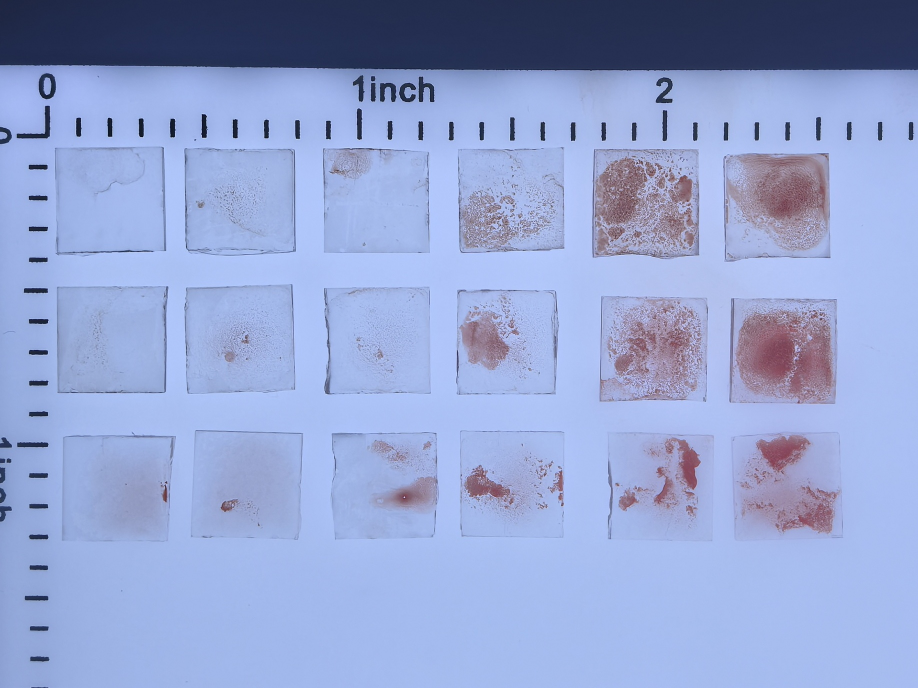
#> input picture input/3192339c345b5fc6626cf48846d5051b.JPG, 1835 x 1375 px (shown at 1/2 size)
$ python app_standalone.py input/3192339c345b5fc6626cf48846d5051b.JPG
#> lines starting #> are read from the running program, lines starting #| are printed output that depends on the picture; after the words box and inside, x2 and y2 are one past the last pixel; in counts of white or black regions, pixels touching at a corner belong together
### analysis_service.py
"""UI-independent single-image analysis and publication pipeline."""

from __future__ import annotations

import csv
import hashlib
import json
import os
import re
import shutil
import tempfile
import threading
import uuid
import zipfile
from dataclasses import dataclass
from pathlib import Path
from typing import Any, TypeAlias

import cv2
import numpy as np

from grid_detector import DetectionError, GridDetection, detect_inner_squares


BBox: TypeAlias = tuple[int, int, int, int]
CellResult: TypeAlias = dict[str, Any]
MIN_FINAL_CROP_SIDE = 32
NO_CLOT_BLUE_RGB = (63, 120, 181)
LIGHT_RED_RGB = (246, 210, 207)
MEDIUM_RED_RGB = (212, 95, 98)
DEEP_RED_RGB = (126, 16, 36)
PALETTE_VERSION = "publication-blue-red-v1"
SUPPORTED_IMAGE_SUFFIXES = {".png", ".jpg", ".jpeg", ".bmp", ".tif", ".tiff"}
MEASUREMENT_METHOD = "ImageJ-equivalent inverted 8-bit grayscale mean"
TRANSACTION_MARKER_NAME = ".analysis-transaction.json"
TRANSACTION_KIND = "coagulation-analysis-result"
TRANSACTION_VERSION = 1
_PUBLICATION_LOCKS: dict[Path, threading.Lock] = {}
_PUBLICATION_LOCKS_GUARD = threading.Lock()


@dataclass(frozen=True)
class AnalysisSettings:
    inset_percent: float = 5.0
    no_clot_threshold: float = 60.0
    results_root: Path | None = None

    def validate(self) -> AnalysisSettings:
        if not 0.0 <= self.inset_percent <= 15.0:
            raise ValueError("inset_percent must be between 0 and 15.")
        if not 0.0 <= self.no_clot_threshold <= 255.0:
            raise ValueError("no_clot_threshold must be between 0 and 255.")
        return self


# [42 lines left out: functions inset_bbox, _lerp_rgb, heatmap_color_rgb, not called in this run]


def load_image(path: str | Path) -> np.ndarray | None:
    """Load an image while supporting non-ASCII paths on Windows."""
    path_string = os.fspath(path)
    image = cv2.imread(path_string)
#> image is the input picture: shape (1375, 1835, 3); mean B, G, R 209.6, 163.7, 147.7
    if image is None:
        try:
            data = np.fromfile(path_string, dtype=np.uint8)
            image = cv2.imdecode(data, cv2.IMREAD_COLOR)
        except (OSError, ValueError, cv2.error):
            return None
    return image


# [46 lines left out: functions _write_image, to_8bit, measure, _artifact_key, not called in this run]


def _publication_lock(target: Path) -> threading.Lock:
    with _PUBLICATION_LOCKS_GUARD:
        return _PUBLICATION_LOCKS.setdefault(target, threading.Lock())


# [244 lines left out: functions _draw_publication_legend, heatmap_image, _dashed_rectangle, draw_detection_overlay, _csv_header, _durable_cell and 2 more, not called in this run]


def _remove_known_directory(path: Path) -> None:
    if path.is_dir():
        shutil.rmtree(path)


def _remove_known_file(path: Path) -> None:
    if path.is_file():
        path.unlink()


def _transaction_prefix(final_dir: Path) -> str:
    return f".{final_dir.name}.previous-"


# [56 lines left out: functions _transaction_manifest, _create_transaction_root, _is_owned_transaction, not called in this run]


def _remove_owned_transaction(transaction: Path, final_dir: Path) -> None:
    if _is_owned_transaction(transaction, final_dir):
        _remove_known_directory(transaction)


# [211 lines left out: functions _recover_previous_bundle, _atomic_publish_bundle, _publish_analysis, _publish_analysis_locked, not called in this run]


def analyze_image(
    path: str | Path,
    settings: AnalysisSettings,
) -> dict[str, Any]:
    """Analyze one supported image and atomically publish all artifacts."""
    settings.validate()
    source = Path(path).expanduser().resolve()
    if source.suffix.lower() not in SUPPORTED_IMAGE_SUFFIXES:
        raise ValueError("Supported image types are PNG, JPG, JPEG, BMP, and TIFF.")
    image = load_image(source)
    if image is None:
        raise DetectionError(f"Could not read image: {source.name}")
    detection = detect_inner_squares(image)
    return _publish_analysis(source, image, detection, settings)

### grid_detector.py
"""Detection of the nine inner content squares in a fixed 3x3 fixture."""

from __future__ import annotations

from dataclasses import dataclass

import cv2
import numpy as np


class DetectionError(RuntimeError):
    """Raised when an image does not contain a usable nine-square fixture."""


@dataclass(frozen=True)
class InnerSquare:
    idx: int
    row: int
    col: int
    source_quad: np.ndarray
    source_bbox: tuple[int, int, int, int]
    rectified_bbox: tuple[int, int, int, int]
    confidence: float
    recovered: bool = False


@dataclass(frozen=True)
class GridDetection:
    squares: tuple[InnerSquare, ...]
    rectified: np.ndarray
    source_to_rectified: np.ndarray
    rectified_to_source: np.ndarray
    outer_quad: np.ndarray
    confidence: float


@dataclass(frozen=True)
class DetectorOptions:
    rectify: bool = True
    refine_edges: bool = True
    validate_grid: bool = True


@dataclass
class _Candidate:
    bbox: tuple[int, int, int, int]
    edge_strengths: tuple[float, float, float, float]
    edge_coverages: tuple[float, float, float, float] = (1.0, 1.0, 1.0, 1.0)
    edge_runs: tuple[float, float, float, float] = (1.0, 1.0, 1.0, 1.0)
    confidence: float = 0.0
    recovered: bool = False

    @property
    def edge_strength(self) -> float:
        return float(np.mean(self.edge_strengths))


_MIN_EDGE_CONTRAST = 0.10
_MIN_EDGE_COVERAGE = 0.55
_MIN_EDGE_RUN = 0.45
_INCOMPLETE_FIXTURE_MESSAGE = (
    "Could not detect a complete 3x3 fixture. Keep the full grid in frame "
    "and photograph it straight on."
)


# [13 lines left out: function _order_quad, not called in this run]


def _find_outer_quad(image: np.ndarray) -> np.ndarray:
    gray = cv2.cvtColor(image, cv2.COLOR_BGR2GRAY)
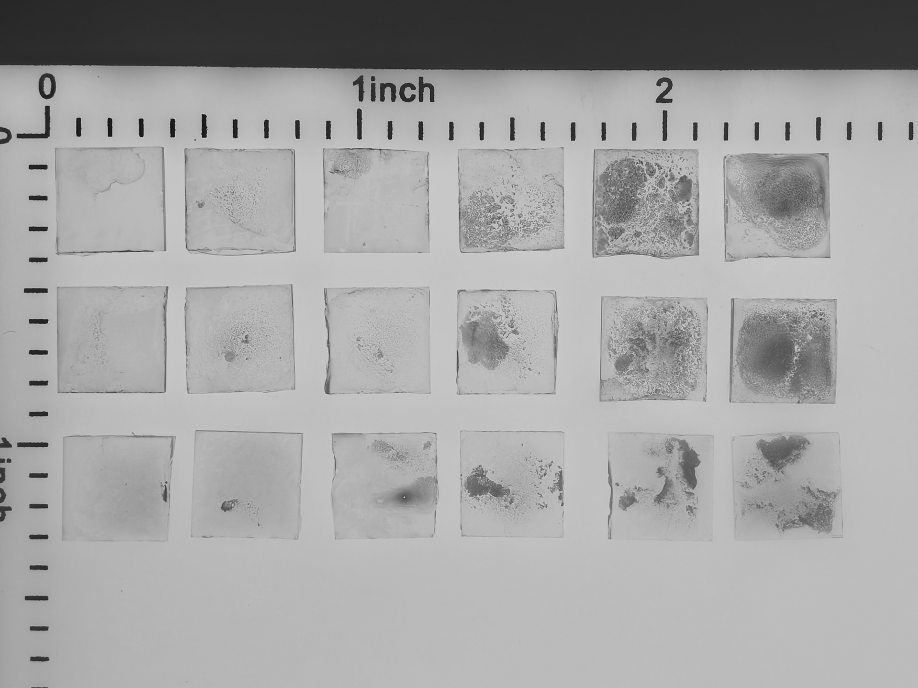
#> gray: shape (1375, 1835) (shown at 1/2 size); min 1, max 238, mean 164.2
    _, dark = cv2.threshold(
        gray, 0, 255, cv2.THRESH_BINARY_INV | cv2.THRESH_OTSU
    )
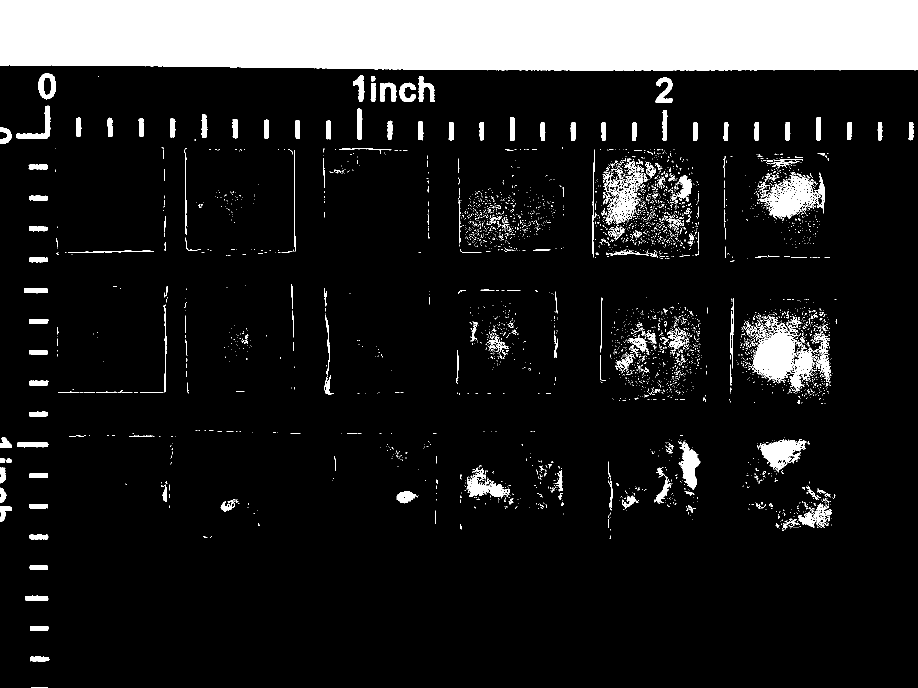
#> dark: shape (1375, 1835) (shown at 1/2 size); 13.2% white; 3875 white regions (3597 under 20 px), largest, box (x1, y1, x2, y2) and area: (0, 0, 1835, 142) 252237, (1504, 638, 1630, 783) 8121, (1519, 345, 1650, 439) 5177
    short_side = min(image.shape[:2])
#> short_side = 1375
    kernel_size = max(3, int(round(short_side * 0.015)))
#> kernel_size = 21
    if kernel_size % 2 == 0:
        kernel_size += 1
    kernel = cv2.getStructuringElement(
        cv2.MORPH_RECT, (kernel_size, kernel_size)
    )
    connected = cv2.morphologyEx(dark, cv2.MORPH_CLOSE, kernel)
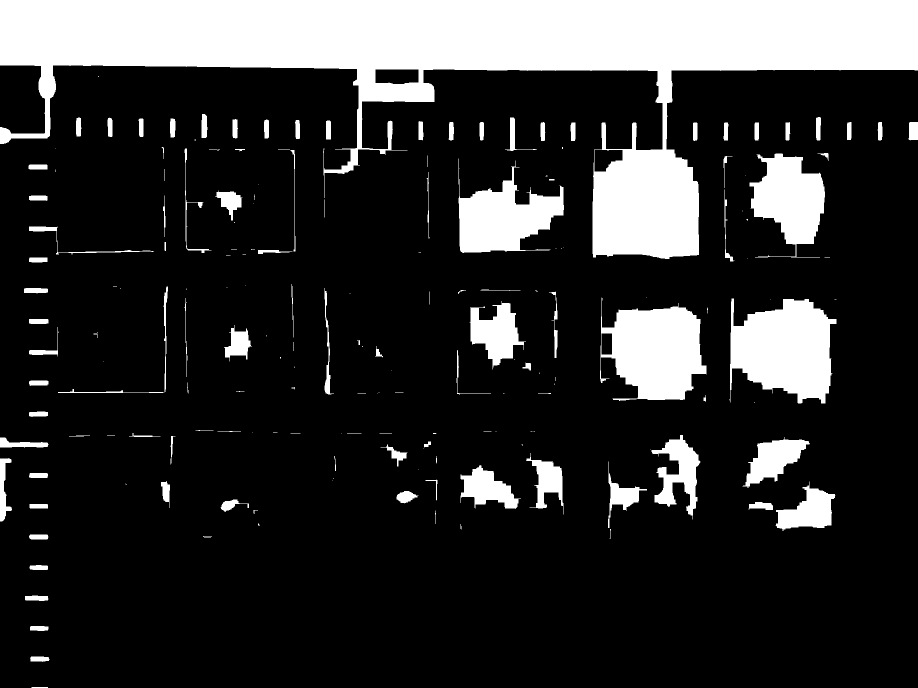
#> connected: shape (1375, 1835) (shown at 1/2 size); 19.2% white; 183 white regions (74 under 20 px)
    contours, _ = cv2.findContours(
        connected, cv2.RETR_EXTERNAL, cv2.CHAIN_APPROX_SIMPLE
    )
#> contours = 183 contours, 99 with area under 20; largest, box (x1, y1, x2, y2) and area: (0, 0, 1835, 518) 312606, (1459, 597, 1673, 807) 31212, (1200, 595, 1413, 802) 29378, (917, 317, 1128, 506) 19832, (1499, 307, 1650, 515) 18096

    image_area = float(image.shape[0] * image.shape[1])
#> image_area = 2523125
    candidates = [
        contour
        for contour in contours
        if 0.15 <= cv2.contourArea(contour) / image_area <= 0.95
    ]
#> candidates = []
    if not candidates:
        if contours:
            largest = max(contours, key=cv2.contourArea)
#> largest = contour of 472 points, box (x1, y1, x2, y2) (0, 0, 1835, 518), area 312606
            area_ratio = cv2.contourArea(largest) / image_area
#> area_ratio = 0.124
            x, y, width, height = cv2.boundingRect(largest)
#> x = 0; y = 0; width = 1835; height = 518
            image_height, image_width = image.shape[:2]
#> image_height = 1375; image_width = 1835
            touches_all_edges = (
                x == 0
                and y == 0
                and x + width >= image_width
                and y + height >= image_height
            )
#> touches_all_edges = False
            if area_ratio > 0.95 and touches_all_edges:
                return _order_quad(
                    np.array(
                        [
                            [0, 0],
                            [image_width - 1, 0],
                            [image_width - 1, image_height - 1],
                            [0, image_height - 1],
                        ],
                        dtype=np.float32,
                    )
                )
        raise DetectionError(_INCOMPLETE_FIXTURE_MESSAGE)

    contour = max(candidates, key=cv2.contourArea)
    return _order_quad(cv2.boxPoints(cv2.minAreaRect(contour)))


# [618 lines left out: functions _rectify, _edge_profile, _ridge, _edge_continuity, _outward_edge_contrast, _validate_fixture_structure and 3 more, not called in this run]


def detect_inner_squares(
    image: np.ndarray, options: DetectorOptions | None = None
) -> GridDetection:
    """Detect a 3x3 fixture in a color image of at least 600x600 pixels."""

    if (
        image is None
        or not isinstance(image, np.ndarray)
        or image.ndim != 3
        or image.shape[2] != 3
    ):
        raise DetectionError("Expected a three-channel color image.")
    if min(image.shape[:2]) < 600:
        raise DetectionError(
            "The image is too small for reliable analysis. "
            "Use an image at least 600x600 pixels."
        )
    if image.dtype != np.uint8:
        raise DetectionError(
            "Expected a uint8 color image with channel values from 0 to 255."
        )

    options = options or DetectorOptions()
    outer_quad = _find_outer_quad(image)
    rectified, forward, inverse = _rectify(image, outer_quad, options.rectify)
    if options.rectify:
        structure_image = rectified
    else:
        structure_image, _, _ = _rectify(image, outer_quad, True)
    _validate_fixture_structure(structure_image)
    raw = _refine_template_squares(rectified, options.refine_edges)
    candidates = _validate_grid(raw, rectified.shape, options.validate_grid)
    squares = _map_squares(candidates, inverse, image.shape)
    confidence = float(np.mean([square.confidence for square in squares]))
    return GridDetection(
        squares=squares,
        rectified=rectified,
        source_to_rectified=forward,
        rectified_to_source=inverse,
        outer_quad=outer_quad,
        confidence=confidence,
    )

### app_standalone.py
#!/usr/bin/env python3
"""
Coagulation Quantification — Standalone Desktop App
====================================================
Usage: drag an image file onto the app icon, or:
       CoagulationAnalysis.exe image.jpg
"""

import os
import subprocess
import sys
import traceback
from pathlib import Path

import cv2
import numpy as np

import analysis_service as _analysis_service
from analysis_service import AnalysisSettings, analyze_image, load_image
from grid_detector import DetectionError


LOG_FILE = os.path.join(os.path.expanduser("~"), "Desktop", "coagulation_log.txt")

# These aliases preserve the helper surface used by existing desktop integrations.
_write_image = _analysis_service._write_image
_artifact_key = _analysis_service._artifact_key


def _print_console(message, file=None):
    stream = file if file is not None else sys.stdout
    text = str(message)
    encoding = getattr(stream, "encoding", None)
    if encoding:
        text = text.encode(encoding, errors="backslashreplace").decode(encoding)
    print(text, file=stream)


def log(msg):
    try:
        with open(LOG_FILE, "a", encoding="utf-8") as log_file:
            log_file.write(f"{msg}\n")
    except OSError as exception:
        _print_console(f"Log file unavailable: {exception}", file=sys.stderr)
    _print_console(msg)


def show_results(overlay, heatmap, base_name):
    height, width = overlay.shape[:2]
    if max(width, height) > 700:
        display_width = min(width, 700)
        display_overlay = cv2.resize(
            overlay, (display_width, int(display_width / width * height))
        )
    else:
        display_overlay = overlay.copy()
    display_heatmap = cv2.resize(
        heatmap,
        (
            display_overlay.shape[1],
            display_overlay.shape[1] * heatmap.shape[0] // heatmap.shape[1],
        ),
    )
    cv2.imshow(
        f"Results - {base_name}  (any key to close)",
        np.vstack([display_overlay, display_heatmap]),
    )
    cv2.waitKey(0)
    cv2.destroyAllWindows()


def open_output_folder(out_dir):
    if sys.platform == "win32":
        os.startfile(out_dir)
    elif sys.platform == "darwin":
        subprocess.run(["open", out_dir], check=False)
    else:
        subprocess.run(["xdg-open", out_dir], check=False)


def process_image(
    path,
    show_windows=True,
    open_folder=True,
    inset_percent=5.0,
    no_clot_threshold=60.0,
    results_root=None,
):
    """Run the shared analysis service with desktop display and audit logging."""
    service_writer = _analysis_service._write_image
    _analysis_service._write_image = _write_image
    try:
        result = analyze_image(
            path,
            AnalysisSettings(inset_percent, no_clot_threshold, results_root),
        )
    except DetectionError as exception:
        log(f"Grid detection failed: {exception}")
        raise
    finally:
        _analysis_service._write_image = service_writer

    log(
        f"Grid detection confidence={result['grid_confidence']:.3f} "
        f"outer_quad={result['outer_quad']}"
    )
    for cell in result["cells"]:
        log(
            f"Cell #{cell['idx']} confidence={cell['confidence']:.3f} "
            f"recovered={str(cell['recovered']).lower()} "
            f"source_bbox={cell['source_bbox']}"
        )
    log(
        f"Done. {len(result['cells'])} cells analyzed. "
        f"Output: {result['output_dir']}"
    )

    if show_windows:
        show_results(
            load_image(result["overlay_path"]),
            load_image(result["heatmap_path"]),
            Path(path).name,
        )
    if open_folder:
        open_output_folder(result["output_dir"])
    return result


def main():
    try:
        _main()
    except DetectionError as exc:
        message = f"Grid detection failed: {exc}"
        print(message)
        input(f"{message}\nPress Enter to exit...")
    except Exception:
        msg = traceback.format_exc()
        log(f"FATAL ERROR:\n{msg}")
        print(msg)
        input("\nPress Enter to exit...")


def _main():
    log("=== Coagulation Analysis App ===")

    if len(sys.argv) < 2:
        log("No image provided. Usage: drag an image file onto this app icon.")
        print("\nDrag an image file onto this app icon.")
        print("Or run: CoagulationAnalysis.exe image.jpg\n")
        input("Press Enter to exit...")
        sys.exit(0)

    path = sys.argv[1].strip('"').strip("'")
    log(f"Image path: {path}")

    if not os.path.exists(path):
        log(f"File not found: {path}")
        input("File not found. Press Enter.")
        sys.exit(1)

    process_image(path)


if __name__ == "__main__":
    main()
